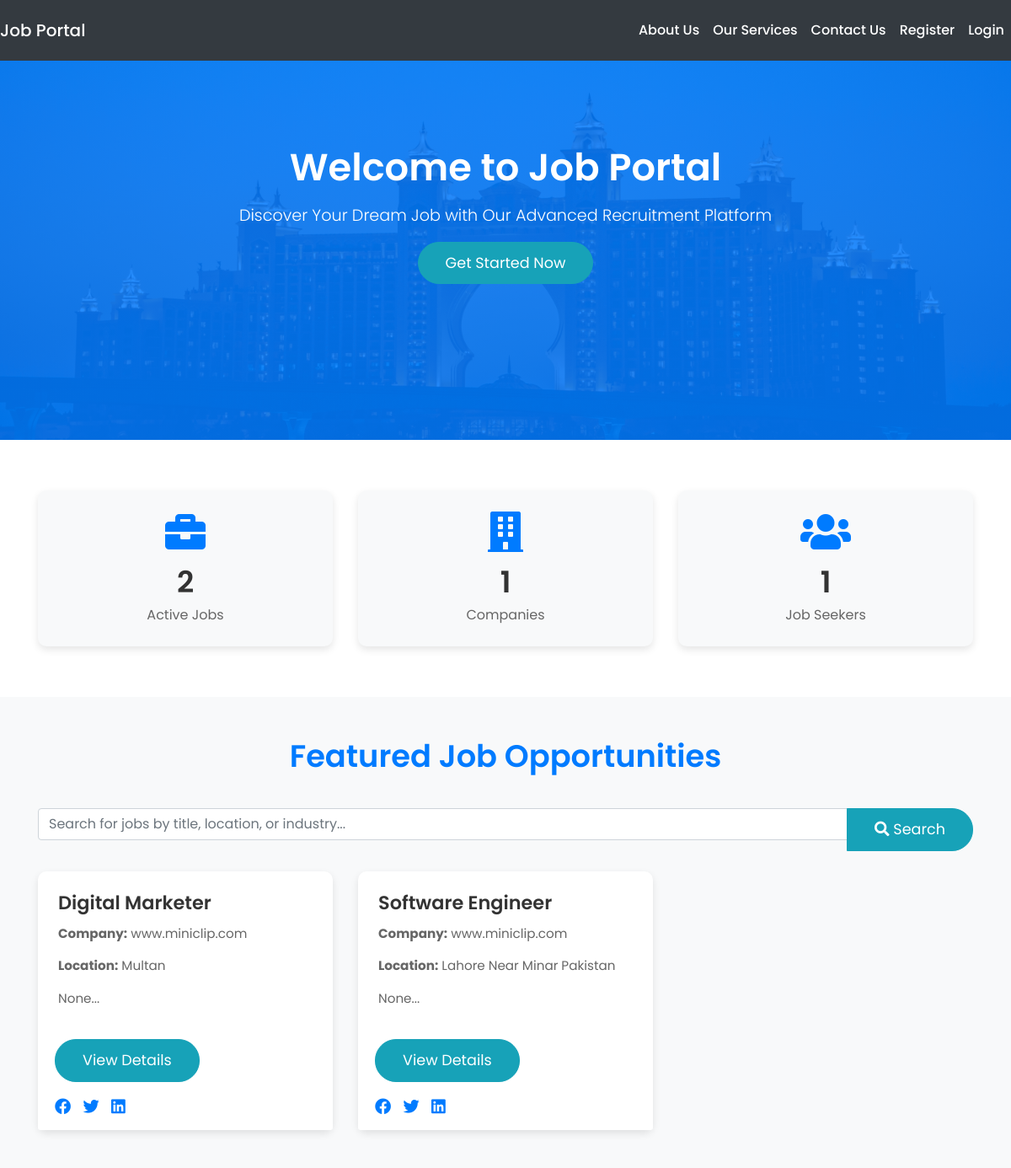
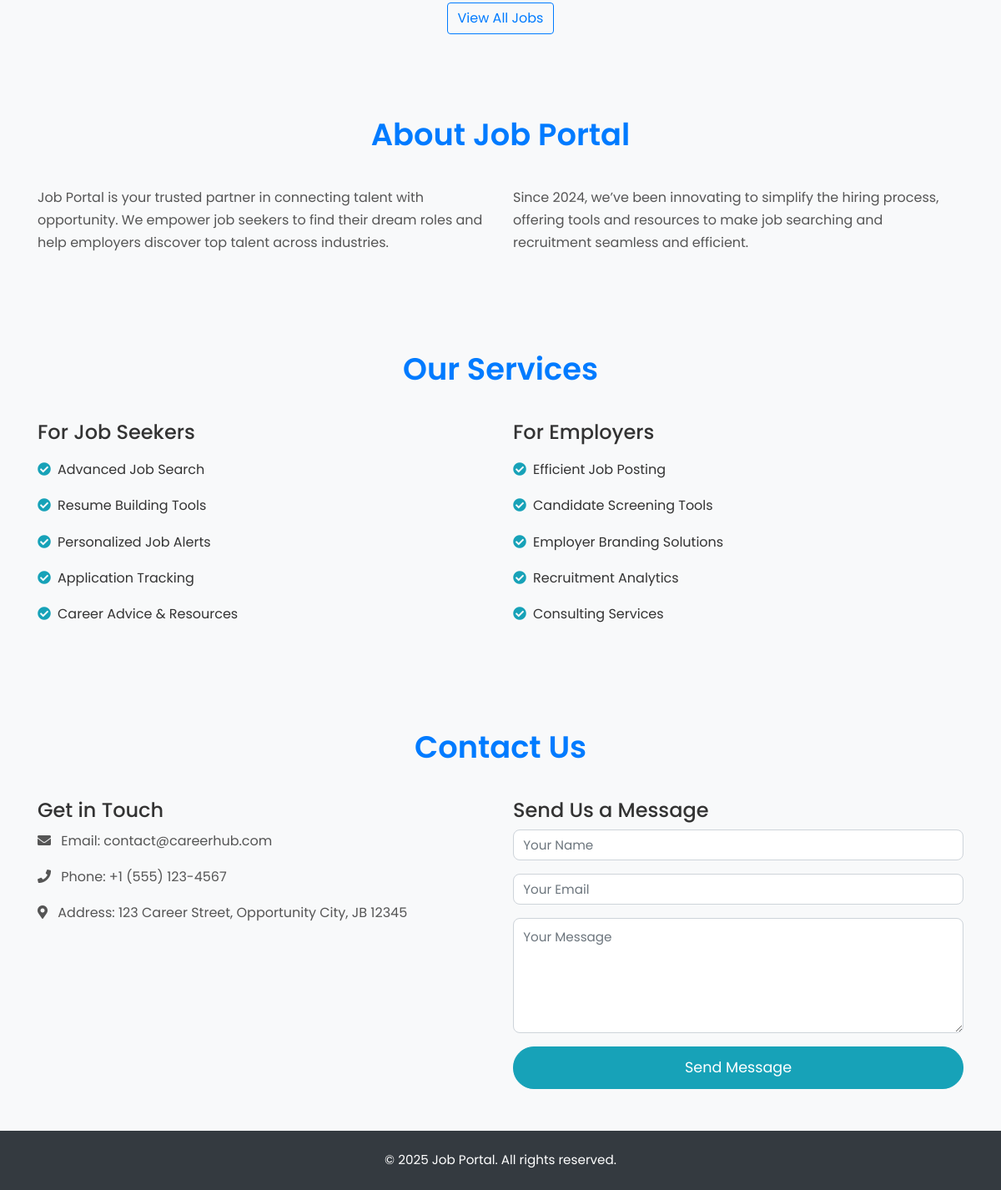
The page / on the database its author committed (2 pictures, top to bottom).
### tables this page shows
CREATE TABLE `jobs` (
  `job_id` int(11) NOT NULL,
  `recruiter_id` int(11) DEFAULT NULL,
  `job_title` varchar(255) NOT NULL,
  `job_description` text NOT NULL,
  `job_requirements` text NOT NULL,
  `location` varchar(255) NOT NULL,
  `industry` varchar(255) NOT NULL,
  `keywords` varchar(255) NOT NULL,
  `status` enum('active','inactive') DEFAULT 'active',
  `created_at` timestamp NOT NULL DEFAULT current_timestamp(),
  `company_name` varchar(255) NOT NULL,
  `salary_range` varchar(100) NOT NULL,
  `job_type` enum('Full-time','Part-time','Contract') NOT NULL,
  `application_deadline` date DEFAULT NULL
);

CREATE TABLE `recruiters` (
  `recruiter_id` int(11) NOT NULL,
  `company_name` varchar(255) DEFAULT NULL,
  `company_address` text DEFAULT NULL,
  `company_phone` varchar(20) DEFAULT NULL,
  `company_email` varchar(100) DEFAULT NULL,
  `job_posting_status` enum('active','deactivated') DEFAULT 'active'
);

### index.php (the view, shortened to what this page needs)
<?php
include('config.php');
$sql = "SELECT J.*, R.company_name FROM Jobs J INNER JOIN Recruiters R ON J.recruiter_id = R.recruiter_id WHERE J.status = 'active' LIMIT 6";
$result = mysqli_query($conn, $sql);
$sql_job_count = "SELECT COUNT(*) as total_jobs FROM Jobs WHERE status = 'active'";
$job_count_result = mysqli_query($conn, $sql_job_count);
$job_count = mysqli_fetch_assoc($job_count_result)['total_jobs'];
$sql_company_count = "SELECT COUNT(DISTINCT company_name) as total_companies FROM Recruiters";
$company_count_result = mysqli_query($conn, $sql_company_count);
$company_count = mysqli_fetch_assoc($company_count_result)['total_companies'];
$sql_user_count = "SELECT COUNT(*) as total_users FROM Users WHERE usertype = 'candidate'";
$user_count_result = mysqli_query($conn, $sql_user_count);
$user_count = mysqli_fetch_assoc($user_count_result)['total_users'];
?>
<!DOCTYPE html>
<html lang="en">
<head>
    <link rel="stylesheet" href="https://maxcdn.bootstrapcdn.com/bootstrap/4.5.2/css/bootstrap.min.css">
    <link rel="stylesheet" href="https://cdnjs.cloudflare.com/ajax/libs/font-awesome/5.15.4/css/all.min.css">
</head>
<body>
<?php include('navbar.php'); ?>
<div class="jumbotron text-center">
    <div class="container">
        <h1 class="display-4">Welcome to Job Portal</h1>
        <p class="lead">Discover Your Dream Job with Our Advanced Recruitment Platform</p>
        <a href="login.php" class="btn btn-primary btn-lg">Get Started Now</a>
    </div>
</div>
<div class="stats-section">
    <div class="container">
        <div class="row">
            <div class="col-md-4">
                <div class="stat-item">
                    <i class="fas fa-briefcase"></i>
                    <div class="count"><?php echo $job_count; ?></div>
                    <div class="label">Active Jobs</div>
                </div>
            </div>
            <div class="col-md-4">
                <div class="stat-item">
                    <i class="fas fa-building"></i>
                    <div class="count"><?php echo $company_count; ?></div>
                    <div class="label">Companies</div>
                </div>
            </div>
            <div class="col-md-4">
                <div class="stat-item">
                    <i class="fas fa-users"></i>
                    <div class="count"><?php echo $user_count; ?></div>
                    <div class="label">Job Seekers</div>
                </div>
            </div>
        </div>
    </div>
</div>
<div class="container">
    <section id="jobs" class="py-5">
        <h2 class="section-header">Featured Job Opportunities</h2>
        <form action="<?php echo htmlspecialchars($_SERVER["PHP_SELF"]); ?>" method="GET" class="mb-4">
            <div class="input-group">
                <input type="text" name="search" class="form-control" placeholder="Search for jobs by title, location, or industry..." aria-label="Search for jobs">
                <div class="input-group-append">
                    <button type="submit" class="btn btn-primary"><i class="fas fa-search"></i> Search</button>
                </div>
            </div>
        </form>
        <div class="row">
            <?php if (mysqli_num_rows($result) > 0) : ?>
                <?php while ($row = mysqli_fetch_assoc($result)) : ?>
                    <div class="col-md-4 mb-4">
                        <div class="card job-card">
                            <div class="card-body">
                                <h5 class="card-title"><?php echo htmlspecialchars($row['job_title']); ?></h5>
                                <p class="card-text"><strong>Company:</strong> <?php echo htmlspecialchars($row['company_name']); ?></p>
                                <p class="card-text"><strong>Location:</strong> <?php echo htmlspecialchars($row['location']); ?></p>
                                <p class="card-text"><?php echo htmlspecialchars(substr($row['job_description'], 0, 100)) . '...'; ?></p>
                            </div>
                            <div class="card-footer border-0 bg-white">
                                <a href="login.php" class="btn btn-primary">View Details</a>
                                <div class="social-icons mt-3">
                                    <a href="https://www.facebook.com/sharer/sharer.php?u=<?php echo urlencode("http://yourwebsite.com/job_details.php?id=" . $row['job_id']); ?>" target="_blank"><i class="fab fa-facebook"></i></a>
                                    <a href="https://twitter.com/intent/tweet?url=<?php echo urlencode("http://yourwebsite.com/job_details.php?id=" . $row['job_id']); ?>" target="_blank"><i class="fab fa-twitter"></i></a>
                                    <a href="https://www.linkedin.com/sharing/share-offsite/?url=<?php echo urlencode("http://yourwebsite.com/job_details.php?id=" . $row['job_id']); ?>" target="_blank"><i class="fab fa-linkedin"></i></a>
                                </div>
                            </div>
                        </div>
                    </div>
                <?php endwhile; ?>
            <?php endif; ?>
        </div>
        <div class="text-center mt-4">
            <a href="login.php" class="btn btn-outline-primary">View All Jobs</a>
        </div>
    </section>
    <section id="about" class="about-section">
        <h2 class="section-header">About Job Portal</h2>
        <div class="row">
            <div class="col-md-6">
                <p>Job Portal is your trusted partner in connecting talent with opportunity. We empower job seekers to find their dream roles and help employers discover top talent across industries.</p>
            </div>
            <div class="col-md-6">
                <p>Since 2024, we’ve been innovating to simplify the hiring process, offering tools and resources to make job searching and recruitment seamless and efficient.</p>
            </div>
        </div>
    </section>
    <section id="services" class="services-section">
        <h2 class="section-header">Our Services</h2>
        <div class="row">
            <div class="col-md-6">
                <h4>For Job Seekers</h4>
                <ul>
                    <li>Advanced Job Search</li>
                    <li>Resume Building Tools</li>
                    <li>Personalized Job Alerts</li>
                    <li>Application Tracking</li>
                    <li>Career Advice & Resources</li>
                </ul>
            </div>
            <div class="col-md-6">
                <h4>For Employers</h4>
                <ul>
                    <li>Efficient Job Posting</li>
                    <li>Candidate Screening Tools</li>
                    <li>Employer Branding Solutions</li>
                    <li>Recruitment Analytics</li>
                    <li>Consulting Services</li>
                </ul>
            </div>
        </div>
    </section>
    <section id="contact" class="contact-section">
        <h2 class="section-header">Contact Us</h2>
        <div class="row">
            <div class="col-md-6">
                <h4>Get in Touch</h4>
                <p><i class="fas fa-envelope mr-2"></i> Email: contact@careerhub.com</p>
                <p><i class="fas fa-phone mr-2"></i> Phone: +1 (555) 123-4567</p>
                <p><i class="fas fa-map-marker-alt mr-2"></i> Address: 123 Career Street, Opportunity City, JB 12345</p>
            </div>
            <div class="col-md-6">
                <h4>Send Us a Message</h4>
                <form action="contact_form.php" method="post">
                    <div class="form-group mb-3">
                        <input type="text" class="form-control" name="name" placeholder="Your Name" required>
                    </div>
                    <div class="form-group mb-3">
                        <input type="email" class="form-control" name="email" placeholder="Your Email" required>
                    </div>
                    <div class="form-group mb-3">
                        <textarea class="form-control" name="message" rows="5" placeholder="Your Message" required></textarea>
                    </div>
                    <button type="submit" class="btn btn-primary">Send Message</button>
                </form>
            </div>
        </div>
    </section>
</div>
<footer class="bg-dark text-white py-4">
    <div class="container text-center">
        <p>© 2025 Job Portal. All rights reserved.</p>
    </div>
</footer>
</body>
</html>

### index.php (style rules this page uses)
body { font-family: 'Poppins', sans-serif; background-color: #f8f9fa; color: #333; }
.jumbotron { background: linear-gradient(rgba(0, 123, 255, 0.85), rgba(0, 123, 255, 0.85)), url('./images/hotel.jpg'); background-size: cover; background-position: center; color: white; padding: 100px 0; margin-bottom: 0; text-align: center; border-radius: 0; height:450px; }
.jumbotron h1 { font-size: 2.8rem; font-weight: 600; margin-bottom: 1rem; }
.jumbotron p { font-size: 1.2rem; font-weight: 300; }
.btn-primary { background-color: #17a2b8; border-color: #17a2b8; padding: 0.7rem 2rem; font-size: 1.1rem; border-radius: 25px; transition: all 0.3s ease; }
.stats-section { padding: 50px 0; background-color: #fff; }
.stat-item { background-color: #f8f9fa; padding: 25px; text-align: center; border-radius: 10px; box-shadow: 0 4px 10px rgba(0, 0, 0, 0.1); transition: all 0.3s ease; margin: 10px 0; }
.stat-item i { font-size: 3rem; color: #007bff; margin-bottom: 10px; }
.count { font-size: 2.2rem; font-weight: 600; color: #333; }
.label { font-size: 1rem; color: #666; }
.section-header { text-align: center; margin-bottom: 2.5rem; font-size: 2.3rem; font-weight: 600; color: #007bff; }
.job-card { height: 100%; border: none; border-radius: 10px; box-shadow: 0 4px 10px rgba(0, 0, 0, 0.1); transition: all 0.3s ease; background-color: #fff; }
.job-card .card-body { padding: 1.5rem; }
.job-card .card-title { font-size: 1.4rem; font-weight: 600; color: #333; }
.job-card .card-text { color: #666; font-size: 0.95rem; }
.social-icons a { color: #007bff; margin-right: 10px; font-size: 1.2rem; transition: color 0.3s ease; }
.about-section, .services-section, .contact-section { padding: 50px 0; background-color: #f8f9fa; }
.about-section p, .services-section ul, .contact-section p { font-size: 1rem; line-height: 1.7; color: #555; }
.services-section ul { list-style: none; padding-left: 0; }
.services-section ul li { padding: 8px 0; font-size: 1rem; color: #333; }
.services-section ul li::before { content: "\f058"; font-family: "Font Awesome 5 Free"; font-weight: 900; color: #17a2b8; margin-right: 8px; }
.contact-section .form-control { border-radius: 8px; border: 1px solid #ced4da; padding: 0.7rem; font-size: 0.95rem; }
.contact-section .btn-primary { width: 100%; padding: 0.7rem; }
footer { background-color: #343a40; color: white; padding: 2rem 0; text-align: center; }
footer p { margin: 0; font-size: 0.95rem; }

### rows shown on the page
jobs: job_title "Digital Marketer", recruiter.company_name "www.miniclip.com", location "Multan", job_description "None"
jobs: job_title "Software Engineer", recruiter.company_name "www.miniclip.com", location "Lahore Near Minar Pakistan", job_description "None"

### other values the page prints
$job_count "2"
$company_count "1"
$user_count "1"
